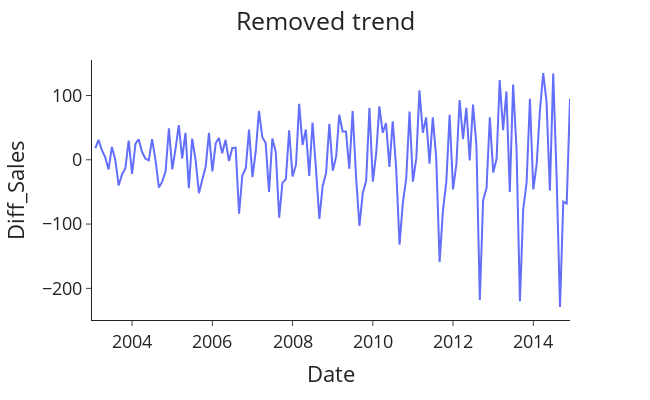

Notebook cell for this chart:
### Markdown cell above
See the mean stabilized around 0 (trend removed)

### Code cell
plotting('Removed trend',database,'Month-Year','Number_Trucks_Sold_Diff','Date','Diff_Sales')

### Figure 1 — Plotly figure (JSON) as saved in the notebook; plotly's stock layout.template omitted (floating-point values rounded to 4 significant figures; data arrays with more than 128 entries replaced by an {"elided": "..."} marker saying what was removed)
{"data": [{"hovertemplate": "Date=%{x}<br>Diff_Sales=%{y}<extra></extra>", "legendgroup": "", "line": {"color": "#636efa", "dash": "solid"}, "marker": {"symbol": "circle"}, "mode": "lines", "name": "", "orientation": "v", "showlegend": false, "type": "scatter", "x": {"elided": "144 str values"}, "xaxis": "x", "y": {"elided": "144 int values"}, "yaxis": "y"}], "layout": {"font": {"size": 18}, "height": 400, "legend": {"tracegroupgap": 0}, "margin": {"t": 60}, "title": {"text": "Removed trend", "x": 0.5}, "width": 650, "xaxis": {"anchor": "y", "autorange": true, "domain": [0, 1], "range": ["2003-01-01", "2014-12-01"], "title": {"text": "Date"}, "type": "date"}, "yaxis": {"anchor": "x", "autorange": true, "domain": [0, 1], "range": [-249.2, 155.2], "title": {"text": "Diff_Sales"}, "type": "linear"}}}
